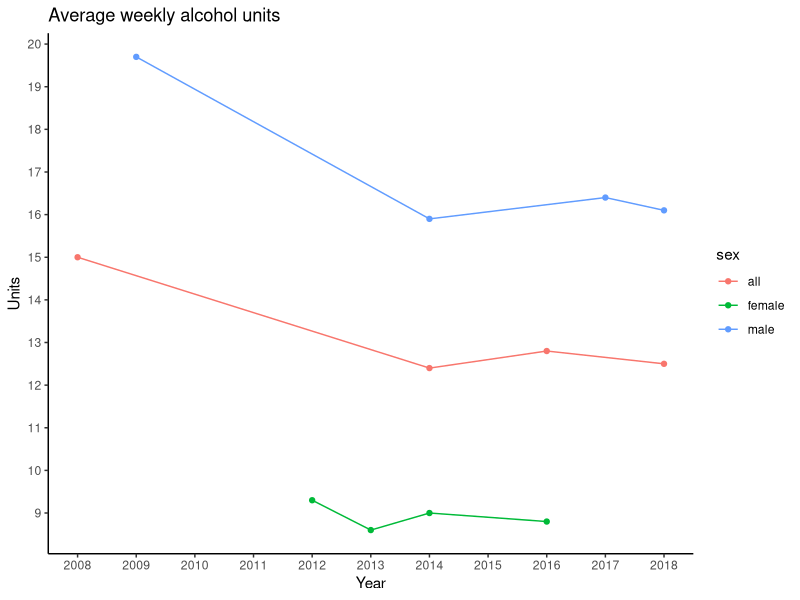
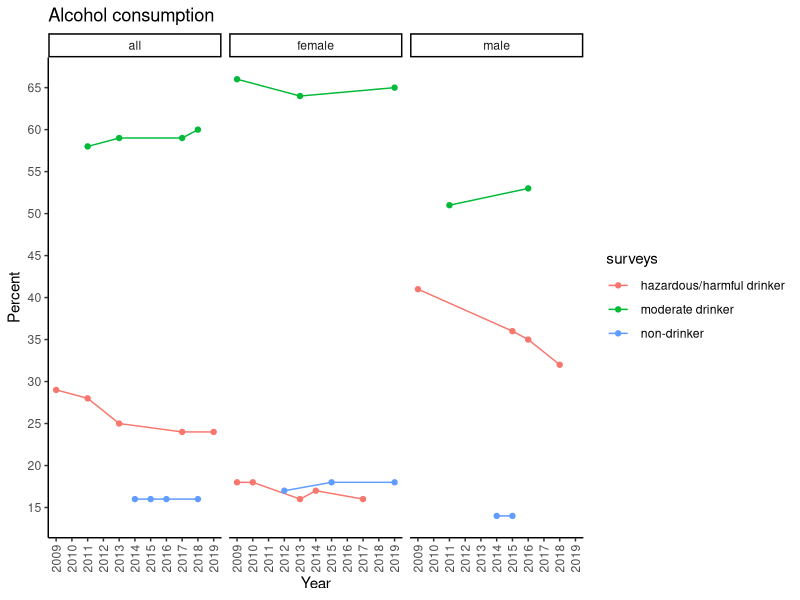
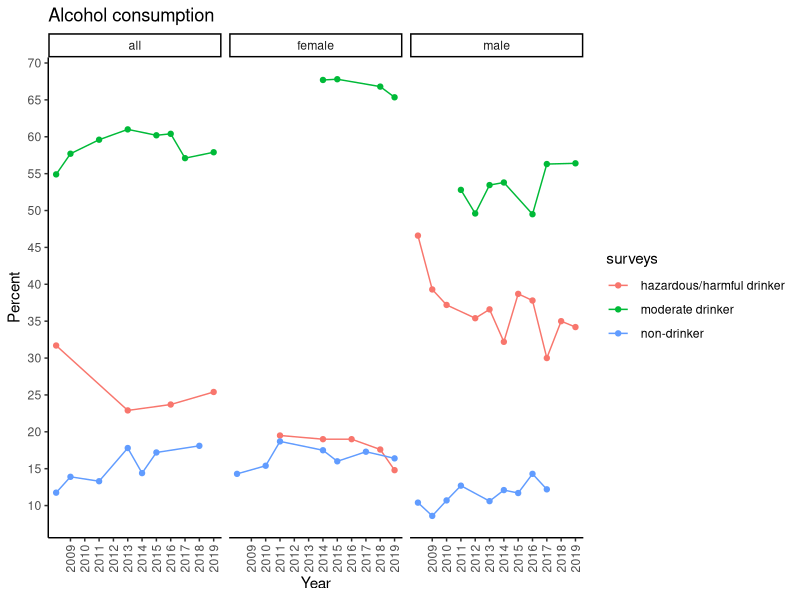
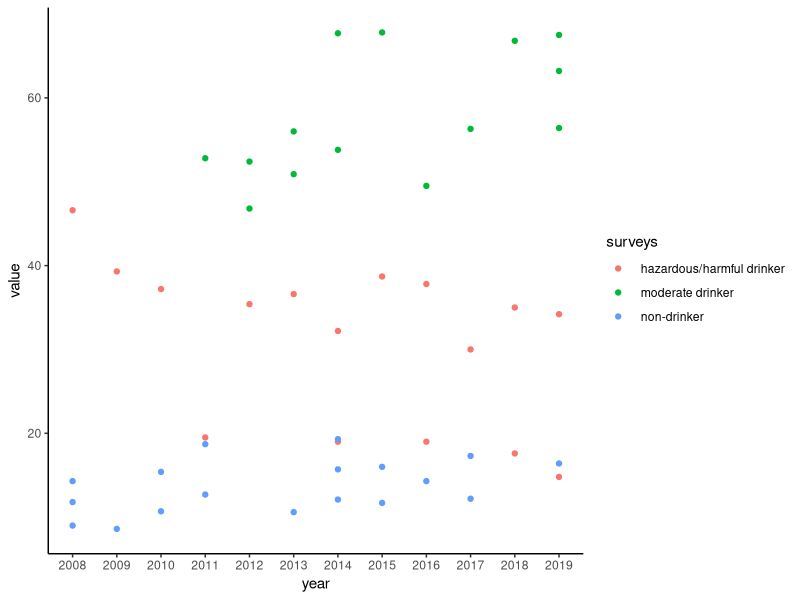
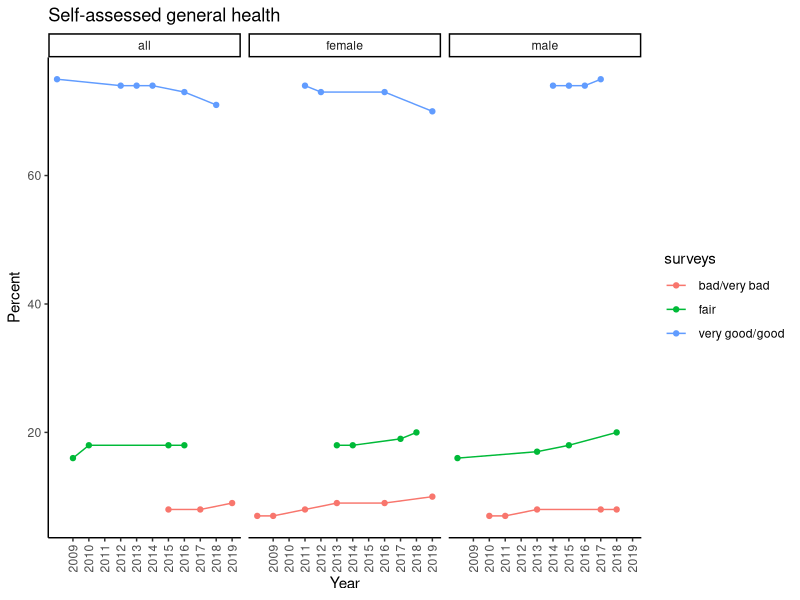
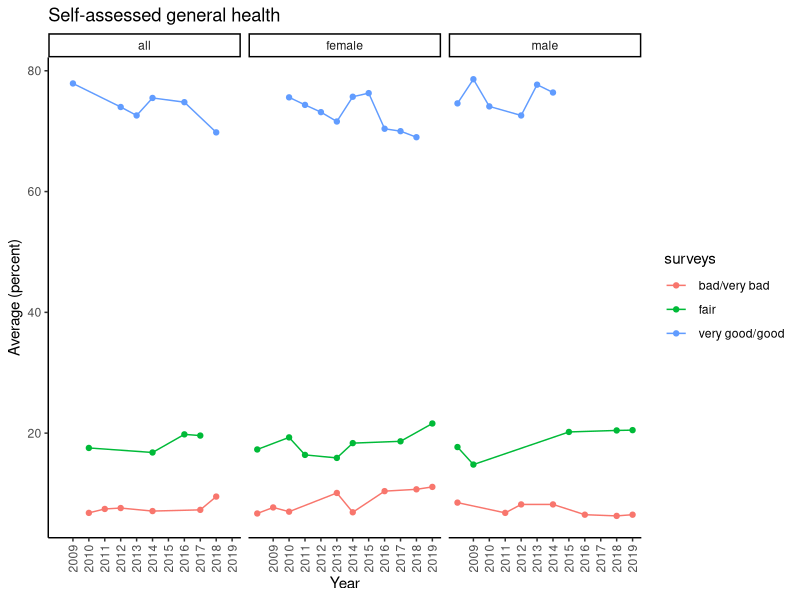
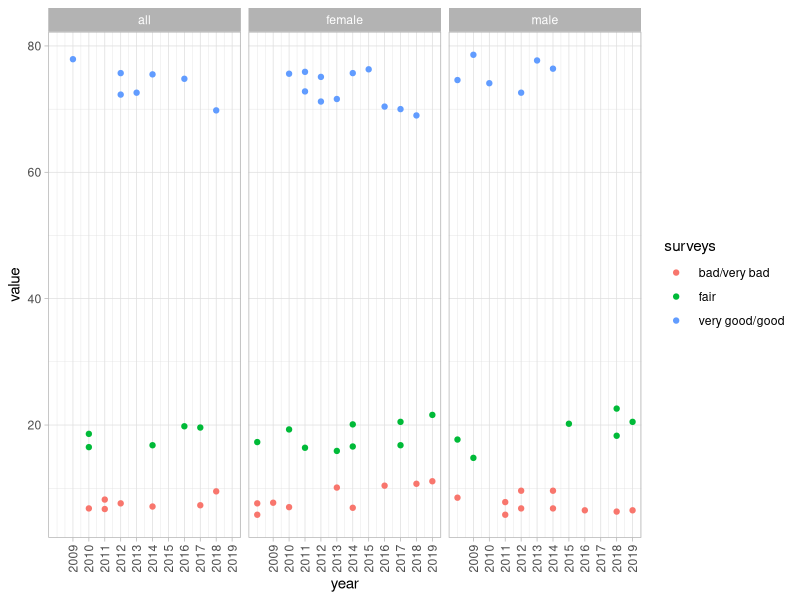
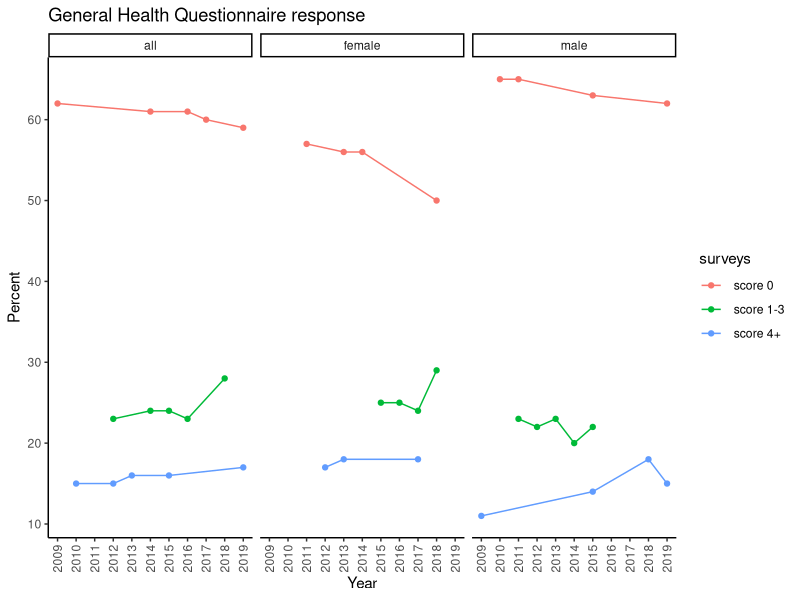

Reproduce these figures in R, in order.
## ---- chunk 1
library(tidyverse)

general_data <- read_csv("clean_general_data_national.csv")
head(general_data)
## ---- chunk 2
general_data %>% 
  mutate(interest = str_detect(surveys, "alcohol")) %>% 
  filter(interest == TRUE) %>% 
  filter(measurement == "mean") %>% 
  ggplot() +
  aes(x = year) +
  geom_line(aes(y = value, color = sex)) +
  geom_point(aes(y = value, color = sex)) +
  scale_x_continuous(breaks = c(2008: 2018)) +
  scale_y_continuous(breaks = c(0:20)) +
  labs(
    title = "Average weekly alcohol units",
    x = "Year",
    y = "Units"
  ) +
  theme_classic()
## ---- chunk 3
general_data %>% 
  mutate(interest = str_detect(surveys, "alcohol")) %>% 
  filter(interest == TRUE) %>% 
  filter(measurement == "percent") %>% 
  mutate(surveys = str_remove_all(surveys, "^alcohol\\ consumption\\:")) %>% 
  ggplot() +
  aes(x = year) +
  geom_line(aes(y = value, group = surveys, colour = surveys)) +
  geom_point(aes(y = value, group = surveys, colour = surveys)) +
  scale_x_continuous(breaks = c(2009:2019)) +
  labs(
    title = "Alcohol consumption",
    x = "Year",
    y = "Percent"
  ) +
  facet_wrap(~sex) +
  theme_classic() +
  theme(axis.text.x = element_text(angle = 90, hjust = 1, vjust = 0.5)) +
  scale_y_continuous(breaks = c(0,5,10,15,20,25,30,35,40,45,50,55,60,65,70))
## ---- chunk 4
general_data %>% 
  mutate(interest = str_detect(surveys, "alcohol")) %>% 
  filter(interest == TRUE) %>% 
  filter(measurement == "95% lower confidence limit" | measurement == "95% upper confidence limit") %>% 
  group_by(year, sex, surveys) %>% 
  summarise(avg = median(value)) %>% 
  mutate(surveys = str_remove_all(surveys, "^alcohol\\ consumption\\:")) %>% 
  filter(surveys != "alcohol consumption (mean weekly units)") %>% 
  ggplot() +
  aes(x = year, colour = surveys) +
  geom_point(aes(y= avg, group = surveys)) +
  geom_line(aes(y = avg, group = surveys)) +
  facet_wrap(~sex) +
  theme_classic() +
  theme(axis.text.x = element_text(angle = 90, hjust = 1, vjust = 0.5)) +
  scale_x_continuous(breaks = c(2009:2019)) +
  labs(
    title = "Alcohol consumption",
    x = "Year",
    y = "Percent"
  ) +
  scale_y_continuous(breaks = c(0,5,10,15,20,25,30,35,40,45,50,55,60,65,70))
## ---- chunk 5
general_data %>% 
  mutate(interest = str_detect(surveys, "alcohol")) %>% 
  filter(interest == TRUE) %>% 
  mutate(surveys = str_remove_all(surveys, "^alcohol\\ consumption\\:")) %>% 
  filter(measurement == "95% lower confidence limit" | measurement == "95% upper confidence limit") %>% 
  filter(units == "percent of adults") %>% 
  filter(sex != "all") %>% 
  ggplot() +
  aes(x = year, color = surveys) +
  geom_point(aes(y = value, group = surveys)) +
  scale_x_continuous(breaks = c(2007:2019)) +
  theme_classic()
## ---- chunk 6
general_data %>% 
  mutate(interest = str_detect(surveys, "self")) %>% 
  filter(interest == TRUE)  %>% 
  filter(measurement == "percent") %>% 
  mutate(surveys = str_remove_all(surveys, "^self\\-assessed\\ general\\ health\\:")) %>% 
  ggplot() +
  aes(x = year) +
  geom_line(aes(y = value, group = surveys, colour = surveys)) +
  geom_point(aes(y = value, group = surveys, colour = surveys)) +
  scale_x_continuous(breaks = c(2009:2019)) +
  labs(
    title = "Self-assessed general health",
    x = "Year",
    y = "Percent"
  ) +
  facet_wrap(~sex) +
  theme_classic() +
  theme(axis.text.x = element_text(angle = 90, hjust = 1, vjust = 0.5))
## ---- chunk 7
general_data %>% 
  mutate(interest = str_detect(surveys, "self")) %>% 
  filter(interest == TRUE) %>%  
  filter(measurement == "95% lower confidence limit" | measurement == "95% upper confidence limit") %>% 
  group_by(year, sex, surveys) %>% 
  summarise(avg = median(value)) %>% 
  mutate(surveys = str_remove_all(surveys, "^self\\-assessed\\ general\\ health\\:")) %>% 
  ggplot() +
  aes(x = year, colour = surveys) +
  geom_point(aes(y= avg, group = surveys)) +
  geom_line(aes(y = avg, group = surveys)) +
  facet_wrap(~sex) +
  theme_classic() +
  theme(axis.text.x = element_text(angle = 90, hjust = 1, vjust = 0.5)) +
  scale_x_continuous(breaks = c(2009:2019)) +
  labs(
    title = "Self-assessed general health",
    x = "Year",
    y = "Average (percent)"
  )
## ---- chunk 8
general_data %>% 
  mutate(interest = str_detect(surveys, "self")) %>% 
  filter(interest == TRUE) %>%  
  filter(measurement == "95% lower confidence limit" | measurement == "95% upper confidence limit") %>% 
  mutate(surveys = str_remove_all(surveys, "^self\\-assessed\\ general\\ health\\:")) %>% 
  ggplot() +
  aes(x = year, colour = surveys) +
  geom_point(aes(y= value, group = surveys)) +
  facet_wrap(~sex) +
  scale_x_continuous(breaks = c(2009:2019)) +
  theme_light() +
  theme(axis.text.x = element_text(angle = 90, hjust = 1, vjust = 0.5))
## ---- chunk 9
general_data %>% 
  mutate(interest = str_detect(surveys, "questionnaire")) %>% 
  filter(interest == TRUE) %>% 
  filter(measurement == "percent")%>% 
  mutate(surveys = str_remove_all(surveys, "^general\\ health\\ questionnaire\\ \\(ghq\\-12\\):")) %>% 
  ggplot() +
  aes(x = year) +
  geom_line(aes(y = value, group = surveys, colour = surveys)) +
  geom_point(aes(y = value, group = surveys, colour = surveys)) +
  scale_x_continuous(breaks = c(2009:2019)) +
  labs(
    title = "General Health Questionnaire response",
    x = "Year",
    y = "Percent"
  ) +
  facet_wrap(~sex) +
  theme_classic() +
  theme(axis.text.x = element_text(angle = 90, hjust = 1, vjust = 0.5))
## ---- chunk 10
general_data %>% 
  mutate(interest = str_detect(surveys, "questionnaire")) %>% 
  filter(interest == TRUE) %>%  
  filter(measurement == "95% lower confidence limit" | measurement == "95% upper confidence limit") %>% 
  group_by(year, sex, surveys) %>% 
  summarise(avg = median(value)) %>% 
  mutate(surveys = str_remove_all(surveys, "^general\\ health\\ questionnaire\\ \\(ghq\\-12\\):")) %>% 
  ggplot() +
  aes(x = year, colour = surveys) +
  geom_point(aes(y= avg, group = surveys)) +
  geom_line(aes(y = avg, group = surveys)) +
  facet_wrap(~sex) +
  theme_classic() +
  theme(axis.text.x = element_text(angle = 90, hjust = 1, vjust = 0.5)) +
  scale_x_continuous(breaks = c(2009:2019)) +
  labs(
    title = "General Health Questionnaire response",
    x = "Year",
    y = "Percent"
  ) 
